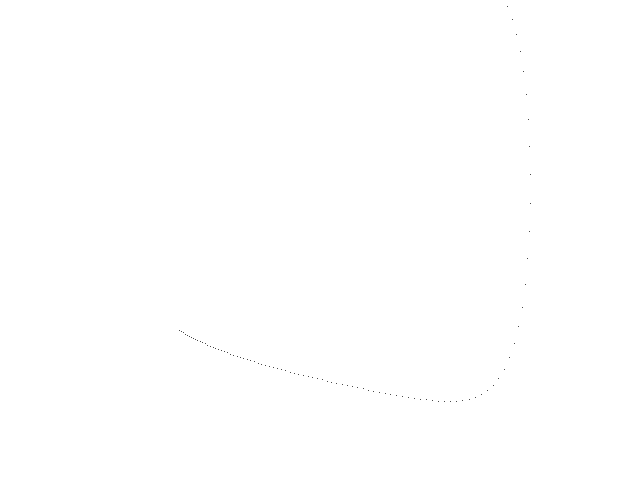
Frame 1 (no input)
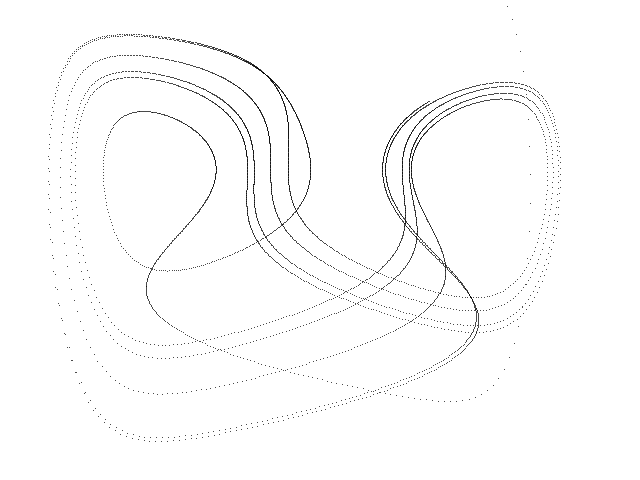
Frame 60 (the mouse pressed at the canvas centre just before this capture)
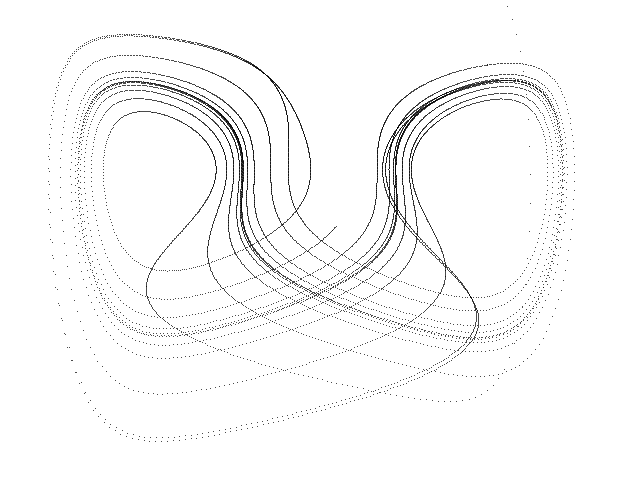
Frame 120 (the mouse held since frame 60 and released just before this capture)

The Processing sketch that drew these frames (run headless with seeded random() and noise(); from frame 60 on, the mouse is pressed at the canvas centre):

// Processing sketch: Lorenz_Yu_Wang_A
// ── Lorenz_Yu_Wang_A.pde
// Lorenz Yu-Wang A hyperbolic chaotic attractor //

  float x = 3.0;
  float y = 2.0;
  float z = 2.0;
  float dt = 0.001;
  float a = 10.0;
  float b = 30.0;
  float c = 2.0;
  float d = 2.5;


void setup() {
  
  size(640, 480);
  background(255);
  
}

void draw() {
  
  for (int i=0; i<100; i++) {
    
    float nx = x;
    float ny = y;
    float nz = z;
    
    x = nx + dt * (a * (ny - nx));
    y = ny + dt * ((b * nx) - (c * nx * nz));
    z = nz + dt * ((float)Math.sinh(nx * ny) - (d * nz));
    
    point(320 + (75 * y), -70 + (16 * z));
        
  }

}
